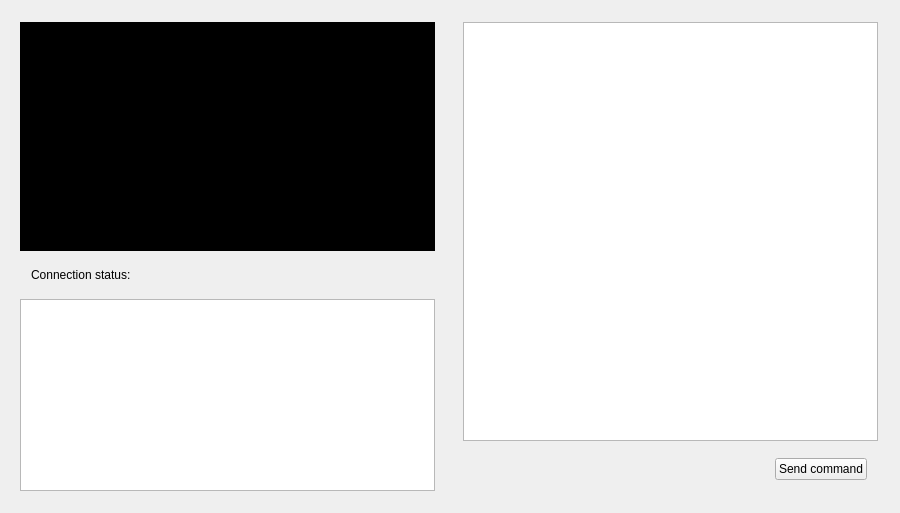
<?xml version="1.0" encoding="UTF-8"?>
<ui version="4.0">
 <class>processClass</class>
 <widget class="QWidget" name="processClass">
  <property name="geometry">
   <rect>
    <x>0</x>
    <y>0</y>
    <width>900</width>
    <height>513</height>
   </rect>
  </property>
  <property name="windowTitle">
   <string>process</string>
  </property>
  <property name="styleSheet">
   <string notr="true">#videoWindowLabel {
  background: black;
}</string>
  </property>
  <layout class="QHBoxLayout" name="horizontalLayout" stretch="1,1">
   <property name="leftMargin">
    <number>9</number>
   </property>
   <item>
    <widget class="QWidget" name="verticalWidget" native="true">
     <layout class="QVBoxLayout" name="verticalLayout" stretch="1,0,0">
      <item>
       <widget class="QLabel" name="videoWindowLabel">
        <property name="text">
         <string/>
        </property>
       </widget>
      </item>
      <item>
       <widget class="QWidget" name="horizontalWidget" native="true">
        <layout class="QHBoxLayout" name="horizontalLayout_2">
         <item>
          <widget class="QLabel" name="label">
           <property name="sizePolicy">
            <sizepolicy hsizetype="Fixed" vsizetype="Preferred">
             <horstretch>0</horstretch>
             <verstretch>0</verstretch>
            </sizepolicy>
           </property>
           <property name="text">
            <string>Connection status:</string>
           </property>
          </widget>
         </item>
         <item>
          <widget class="QLabel" name="label_2">
           <property name="text">
            <string/>
           </property>
          </widget>
         </item>
        </layout>
       </widget>
      </item>
      <item>
       <widget class="QPlainTextEdit" name="logTextEdit"/>
      </item>
     </layout>
    </widget>
   </item>
   <item>
    <widget class="QWidget" name="verticalWidget" native="true">
     <layout class="QVBoxLayout" name="verticalLayout_2">
      <item>
       <widget class="QPlainTextEdit" name="statusTextEdit"/>
      </item>
      <item>
       <widget class="QWidget" name="horizontalWidget" native="true">
        <layout class="QHBoxLayout" name="horizontalLayout_3">
         <item>
          <spacer name="horizontalSpacer">
           <property name="orientation">
            <enum>Qt::Orientation::Horizontal</enum>
           </property>
           <property name="sizeHint" stdset="0">
            <size>
             <width>40</width>
             <height>20</height>
            </size>
           </property>
          </spacer>
         </item>
         <item>
          <widget class="QPushButton" name="pushButton">
           <property name="text">
            <string>Send command</string>
           </property>
          </widget>
         </item>
        </layout>
       </widget>
      </item>
     </layout>
    </widget>
   </item>
  </layout>
 </widget>
 <layoutdefault spacing="6" margin="11"/>
 <resources/>
 <connections/>
</ui>
